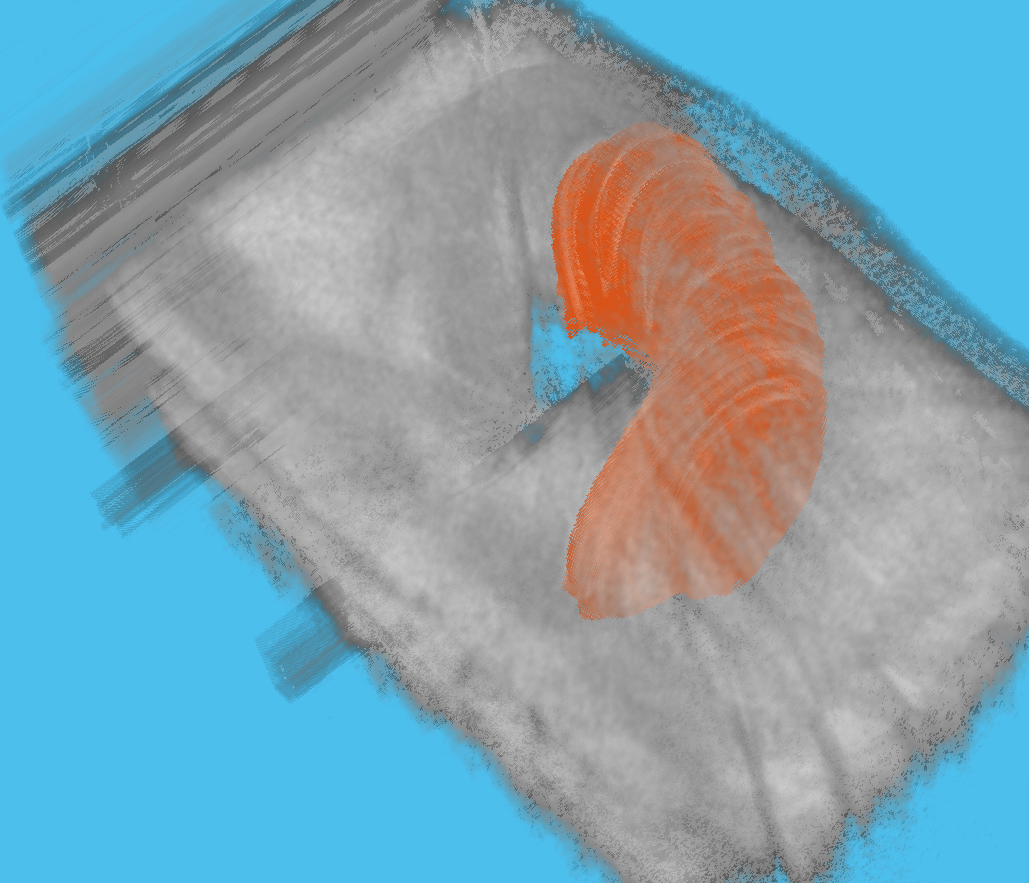
%> input picture yz方向重新标注数据后所得的病变区域重构图.png, 1029 x 883 px, given in place of 00001.tiff, which was not available
$ octave --eval "demo_ui;"   (GNU Octave 9; MATLAB toolbox functions it lacks are replaced by stand-ins)
%> lines starting %> are read from the running program, lines starting %| are printed output that depends on the picture; pictures that were not available may be replaced by others from this repository, and a replacement may not be noted
function demo_ui()
current_path = pwd;
selpath = uigetdir('D:/'); % 'D:/OCT/tagged/left1(micron) (1) [MConverter.eu]'
%> the answer given: .
cd(selpath);
color_target_edge = [255;13;13];
% fileID = fopen(save_location,'w');
for x = 1 : 97
	if x < 10
		name = strcat('0000',num2str(x));
	elseif x < 100
		name = strcat('000',num2str(x));
	elseif x < 1000
		name = strcat('00',num2str(x));
	elseif x < 10000
		name = strcat('0',num2str(x));
	else
		name = num2str(x);
	end
	I = imread(strcat(name,'.tiff'));
%> I is the input picture: size 883x1029x3 uint8; mean R, G, B 128.5, 162.3, 175.7
	It = ones(size(I(:,:,1))).*255;
%> It: size 883x1029 double; every value is 255
	It(I(:,:,1)~=255 | I(:,:,2)~=13 | I(:,:,3)~=13) = 0; % need to be changed if color changes
%> It: size 883x1029 double; every value is 0
	It = imfill(It);
	edge_It = edge(It);
%> edge_It: size 883x1029 logical; every value is 0
	area_It_ori(x) = 0.5 * length(find(edge_It)) + length(find(It)) - 1; % 0.5 * n_edge + n_inside -1
	Ilabel(:,:,x) = double(It);
	Ir(:,:,x) = double(I(:,:,1)); Ig(:,:,x) = double(I(:,:,2)); Ib(:,:,x) = double(I(:,:,3));
%> after `Ir(:,:,x) = double(I(:,:,1))`:
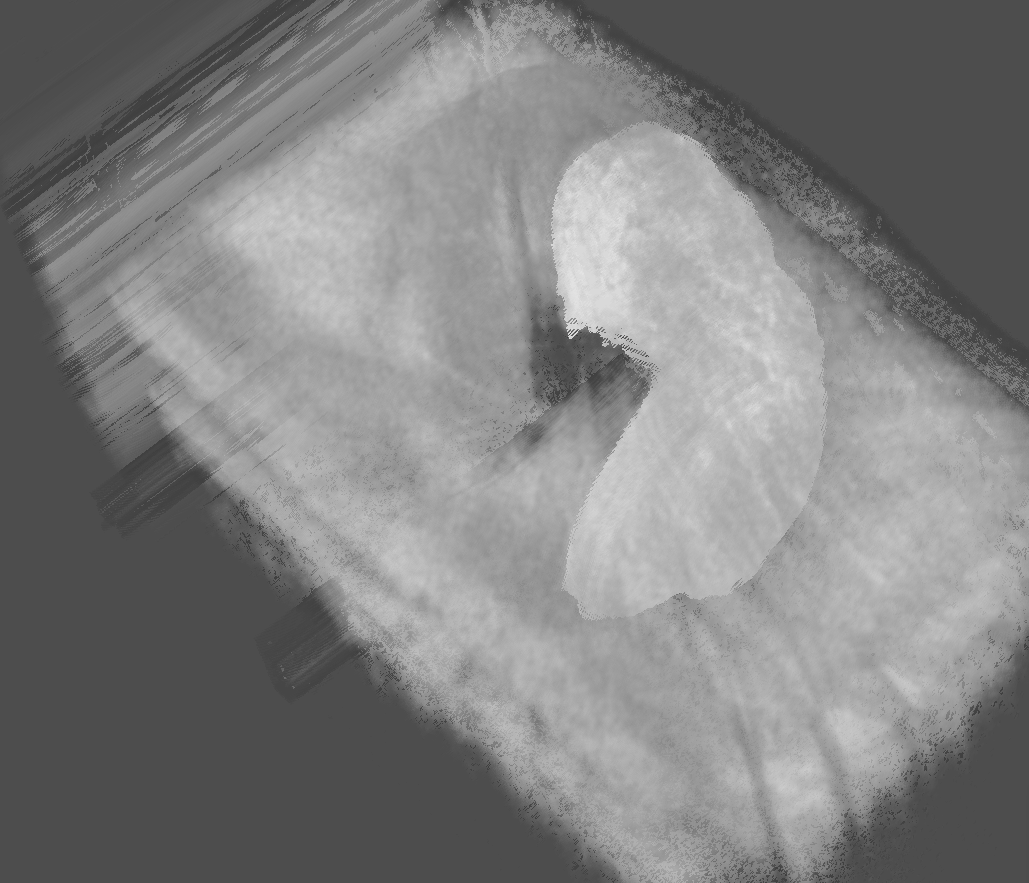
%> Ir: size 883x1029 double; min 63, max 228, mean 128.5
%> after `Ig(:,:,x) = double(I(:,:,2))`:
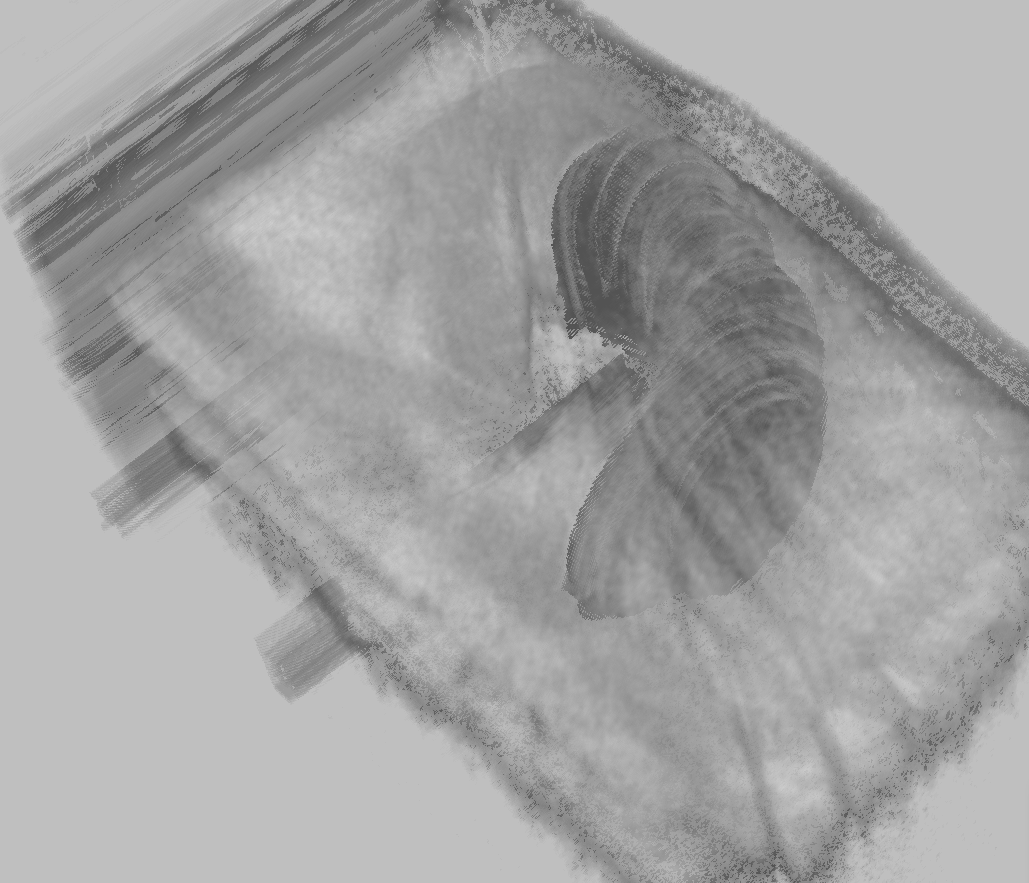
%> Ig: size 883x1029 double; min 82, max 205, mean 162.3
%> after `Ib(:,:,x) = double(I(:,:,3))`:
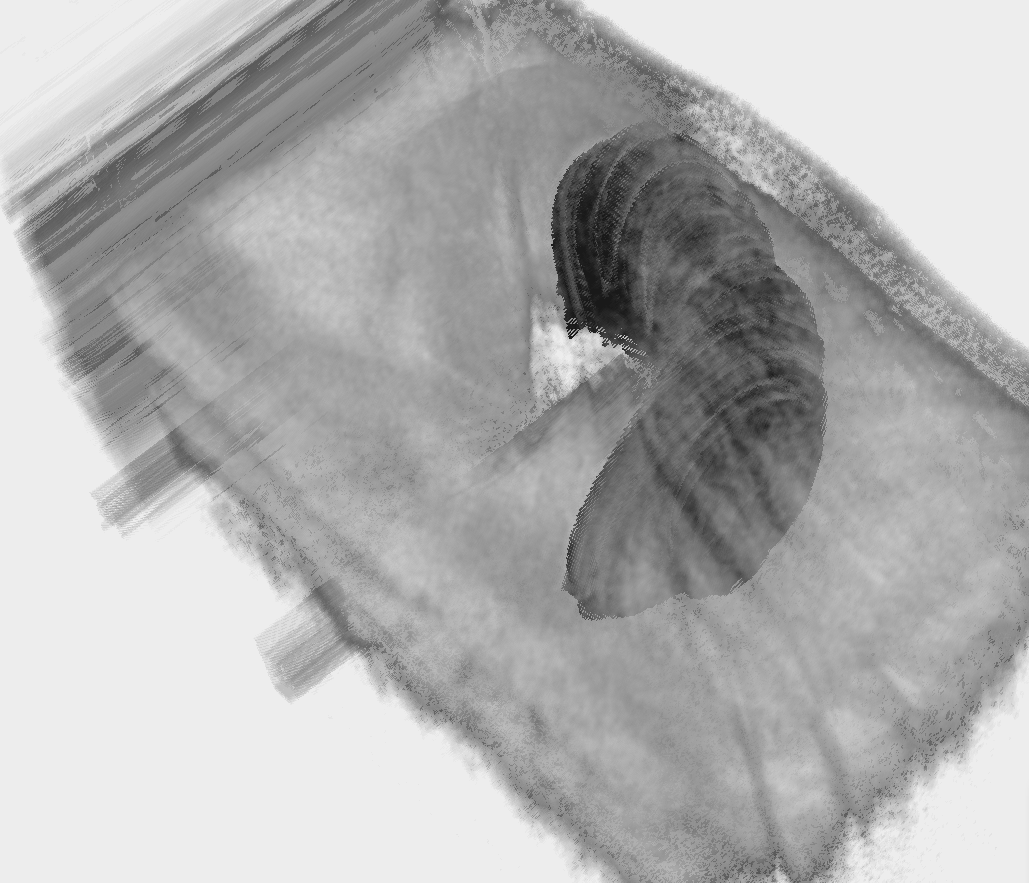
%> Ib: size 883x1029 double; min 25, max 237, mean 175.7
end
% volume
volume_ori = sum(area_It_ori) - 0.5 * (area_It_ori(1) + area_It_ori(end)); % (a1+a2)/2+...+(an-1+an)/2
volume = volume_ori * 3258 * 4887 * 4887 / 97 / 384 / 384; % that 1912... still cannot judge where is the bottom of the figure...

fprintf('Volume = %.3f μm^3 = %.3f mm^3.\n', volume, volume/10^9);
% Volume Viewer
% volumeViewer(Ir,Ilabel,'ScaleFactors',[248,237,655]); % 2022.3.26: this 1912...still cannot judge where is the bottom of the figure...
volumeViewer(Ir,Ilabel,'ScaleFactors',[248,248,655]);
cd(current_path);
%> (the run ends here)
